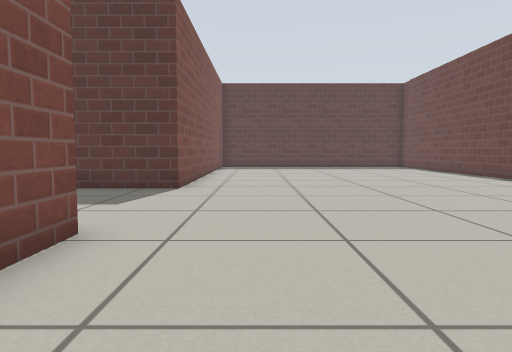
[1] (above)

23 first-person views from a walk through a world built for the Gazebo simulator. The camera is 0.5 m above the floor, tilts 4° down and sees 70° across. The floor is counted in squares, 0.5 m on a side. Each view is taken from the middle of a square. On the plan, view 1 faces up. The plan holds only what a view shows up to about 13 squares ahead; the rest is blank. The place goes on beyond the plan. The robots in the file are not drawn. Simple patterns stand in for the simulator's built-in surfaces.

[2]
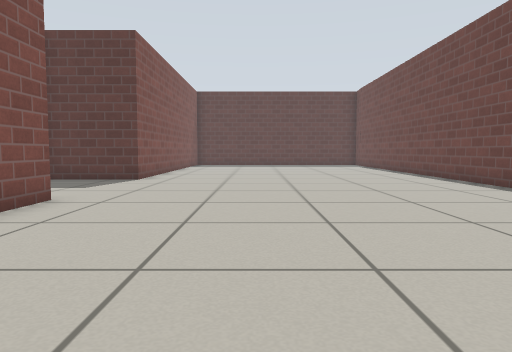

[3]
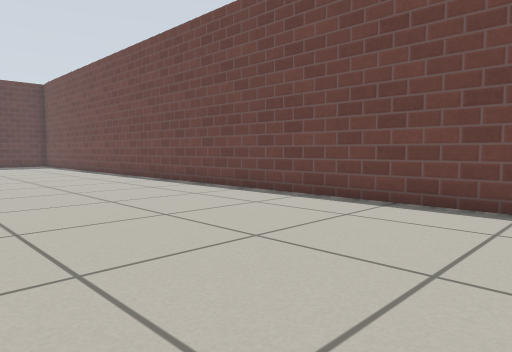

[4]
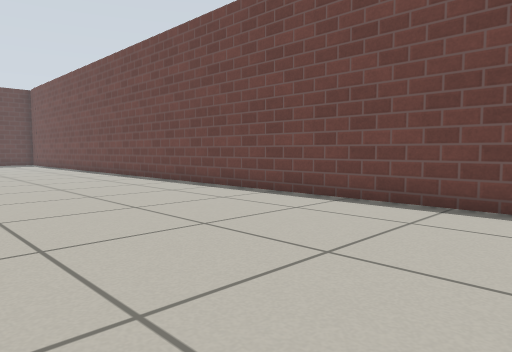

[5]
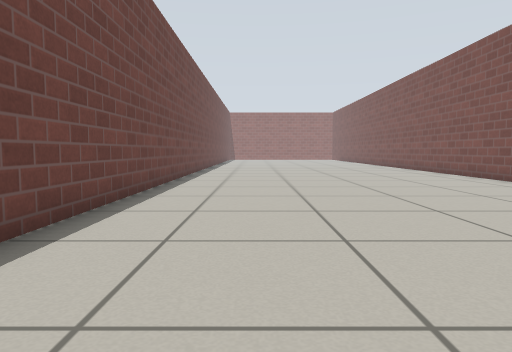

[6]
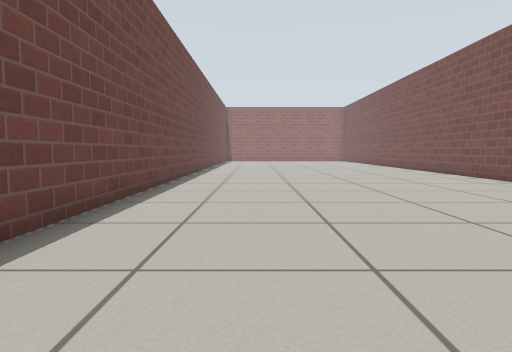

[7]
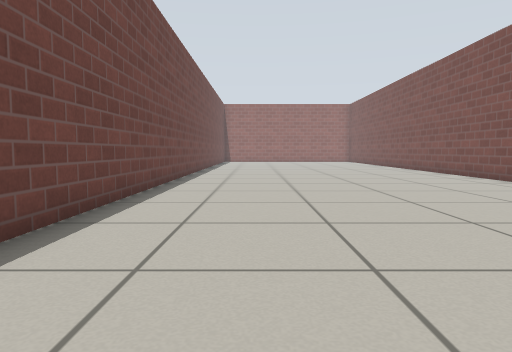

[8]
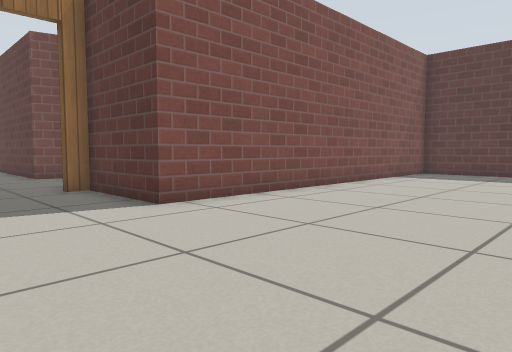

[9]
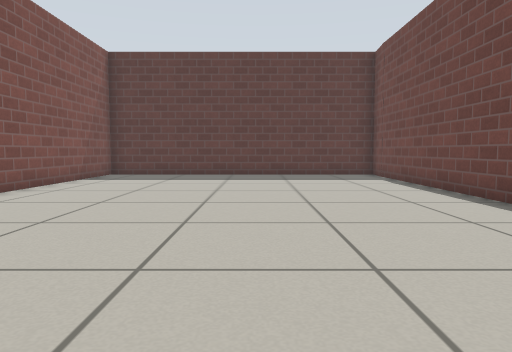

[10]
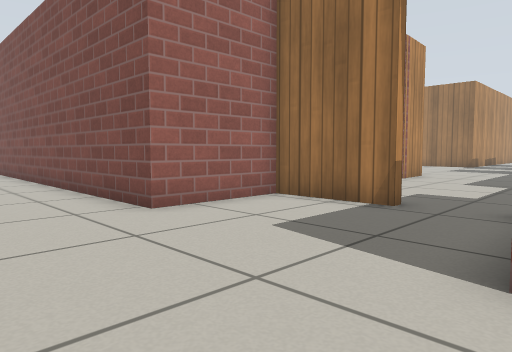

[11]
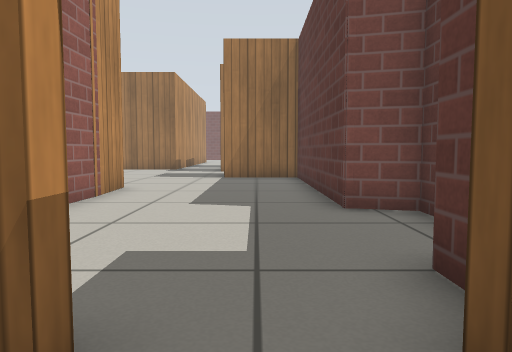

[12]
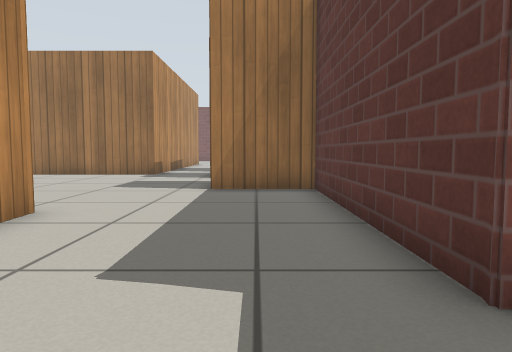

[13]
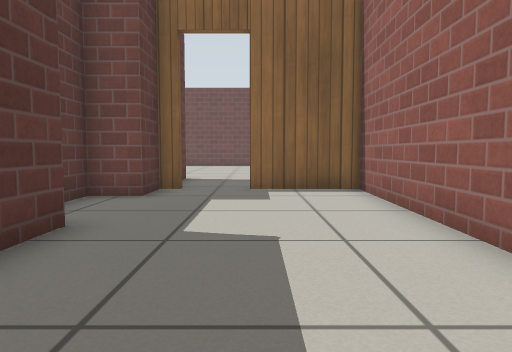

[14]
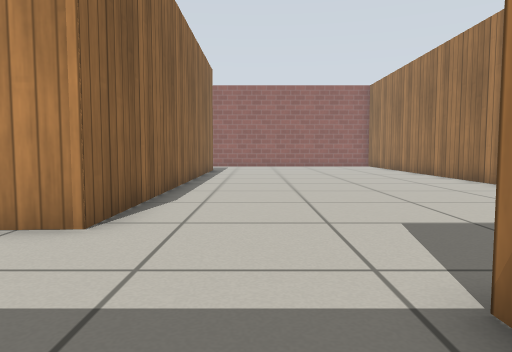

[15]
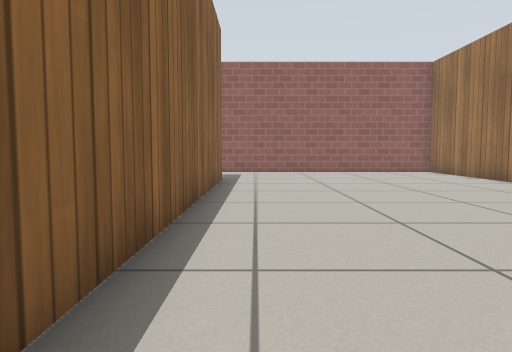

[16]
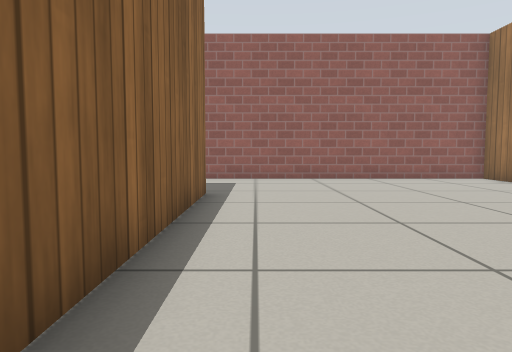

[17]
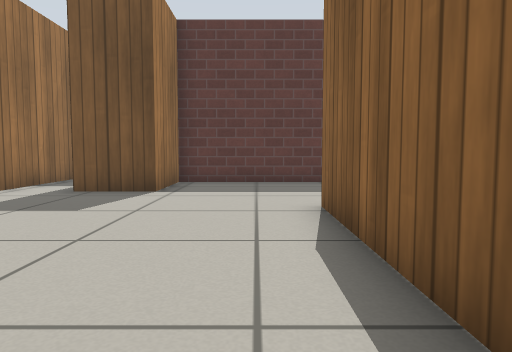

[18]
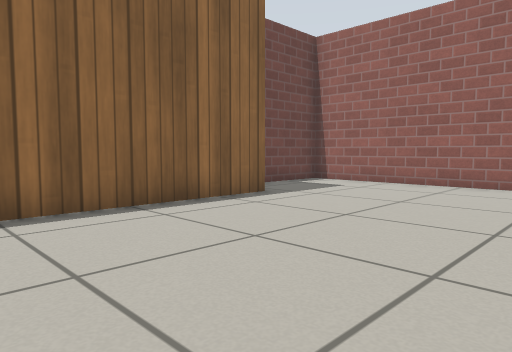

[19]
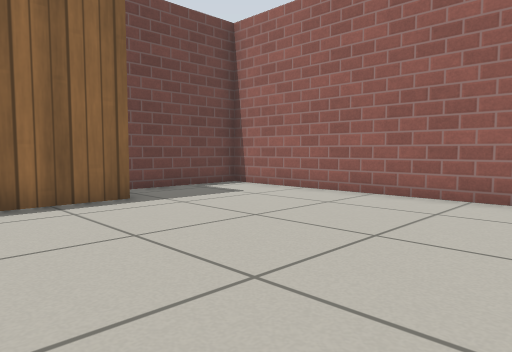

[20]
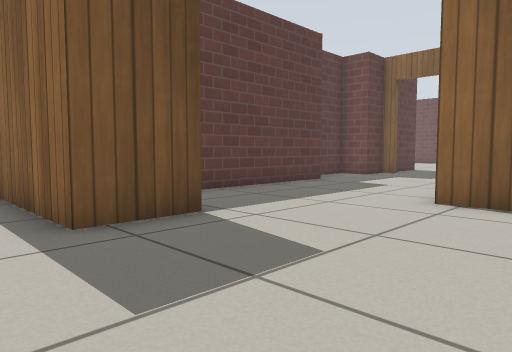

[21]
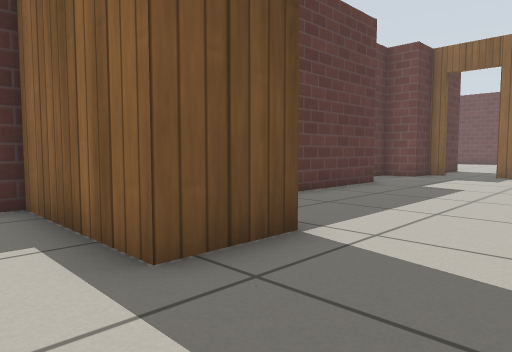

[22]
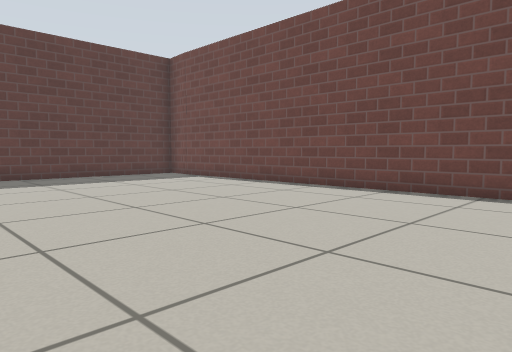

[23]
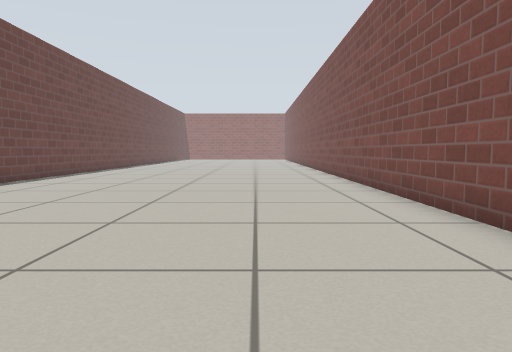

### Floor plan
Points are (right, up) in squares from view 1. A wall is a line through its corners. A room is listed if a view was taken in it or the views show most of it. See-through windows are left out.
Room 1 (views 1, 2, 3, 4, 5, 6, 7, 8, 9, 10, 11, 22, 23)
walls: (-5.3, 7.2) (-5.3, 4.3) (-2.1, 4.2) (-2.1, -11.3); (-2.1, -14.6) (-2.1, -18.3); (-2.1, 20.2) (-2.1, 9.5) (-5.3, 9.5); (8.8, -18.2) (8.8, 20.2)
ways out: open door at (-5.5, 8.5) to room 2
Room 2 (views 12, 13, 14)
walls: (-13.8, 4.6) (-5.6, 4.3) (-5.6, 7.2); (-5.6, 9.5) (-7, 9.5) (-7, 10.7) (-10, 10.7) (-10.3, 9.5) (-17.4, 9.5) (-17.4, 6.8)
ways out: open door at (-5.5, 8.5) to room 1; opening at (-15, 5.7) to room 3
Room 3 (views 15, 16, 17, 18, 19, 20, 21)
walls: (-13.8, -9.5) (-13.8, 4.6); (-21.5, -13.9) (-12.1, -13.9) (-12.1, -10.2); (-17.4, 6.8) (-19.4, 6.8) (-19.4, 11) (-19.9, 11); (-21.3, 10.6) (-21.3, 7)
ways out: opening at (-15, 5.7) to room 2

Where each view was taken, in squares from view 1:
view 1: 0 up, 0 right, facing up
view 2: 3 down, 2 right, facing up
view 3: 3 down, 2 right, facing up-right
view 4: 6 down, 2 right, facing up-right
view 5: 2 up, 6 right, facing down
view 6: 3 down, 6 right, facing down
view 7: 5 down, 6 right, facing down
view 8: 6 up, 4 right, facing up-left
view 9: 7 up, 4 right, facing up
view 10: 10 up, 1 right, facing down-left
view 11: 8 up, 4 left, facing left
view 12: 8 up, 8 left, facing left
view 13: 7 up, 15 left, facing right
view 14: 9 up, 16 left, facing down
view 15: 3 up, 15 left, facing down
view 16: 1 down, 15 left, facing down
view 17: 2 down, 15 left, facing up
view 18: 3 down, 20 left, facing down-right
view 19: 6 down, 21 left, facing down-right
view 20: 2 up, 21 left, facing up-right
view 21: 4 up, 21 left, facing up-right
view 22: 8 up, 0 right, facing up-right
view 23: 3 up, 1 right, facing down
